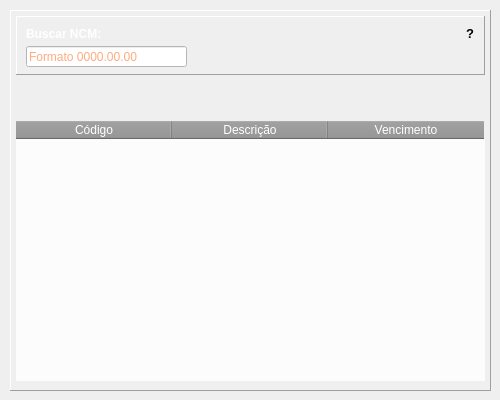
       <widget class="QWidget" name="pg_ncm">
        <widget class="QFrame" name="frame_12">
         <property name="geometry">
          <rect>
           <x>10</x>
           <y>10</y>
           <width>481</width>
           <height>381</height>
          </rect>
         </property>
         <property name="frameShape">
          <enum>QFrame::Panel</enum>
         </property>
         <property name="frameShadow">
          <enum>QFrame::Raised</enum>
         </property>
         <layout class="QVBoxLayout" name="verticalLayout_9">
          <property name="leftMargin">
           <number>5</number>
          </property>
          <property name="topMargin">
           <number>5</number>
          </property>
          <property name="rightMargin">
           <number>5</number>
          </property>
          <item>
           <widget class="QFrame" name="frame_13">
            <property name="frameShape">
             <enum>QFrame::Panel</enum>
            </property>
            <property name="frameShadow">
             <enum>QFrame::Raised</enum>
            </property>
            <widget class="QLineEdit" name="txt_ncm">
             <property name="geometry">
              <rect>
               <x>10</x>
               <y>30</y>
               <width>161</width>
               <height>21</height>
              </rect>
             </property>
             <property name="styleSheet">
              <string notr="true">background-color: rgb(255, 255, 255);
color: rgb(255, 85, 0);
font: 700 9pt &quot;Segoe UI&quot;;</string>
             </property>
             <property name="alignment">
              <set>Qt::AlignLeading|Qt::AlignLeft|Qt::AlignVCenter</set>
             </property>
             <property name="placeholderText">
              <string>Formato 0000.00.00</string>
             </property>
            </widget>
            <widget class="QLabel" name="label_3">
             <property name="geometry">
              <rect>
               <x>10</x>
               <y>10</y>
               <width>81</width>
               <height>16</height>
              </rect>
             </property>
             <property name="text">
              <string>&lt;html&gt;&lt;head/&gt;&lt;body&gt;&lt;p&gt;&lt;span style=&quot; font-weight:700; color:#ffffff;&quot;&gt;Buscar NCM:&lt;/span&gt;&lt;/p&gt;&lt;/body&gt;&lt;/html&gt;</string>
             </property>
            </widget>
            <widget class="QLabel" name="tooltip_ncm">
             <property name="geometry">
              <rect>
               <x>450</x>
               <y>10</y>
               <width>16</width>
               <height>16</height>
              </rect>
             </property>
             <property name="toolTip">
              <string>&lt;html&gt;&lt;head/&gt;&lt;body&gt;&lt;p&gt;&lt;span style=&quot; font-size:7pt;&quot;&gt;Digite o &lt;/span&gt;&lt;span style=&quot; font-size:7pt; font-weight:700;&quot;&gt;NCM &lt;/span&gt;&lt;span style=&quot; font-size:7pt;&quot;&gt;no formato desejado no entry.&lt;/span&gt;&lt;/p&gt;&lt;p&gt;&lt;span style=&quot; font-size:7pt;&quot;&gt;Clique no botão salvar para salvar todos os &lt;/span&gt;&lt;span style=&quot; font-size:7pt; font-weight:700;&quot;&gt;NCM&lt;/span&gt;&lt;/p&gt;&lt;p&gt;&lt;span style=&quot; font-size:7pt;&quot;&gt;em formato &lt;/span&gt;&lt;span style=&quot; font-size:7pt; font-weight:700;&quot;&gt;.csv&lt;/span&gt;&lt;span style=&quot; font-size:7pt;&quot;&gt;.&lt;/span&gt;&lt;/p&gt;&lt;/body&gt;&lt;/html&gt;</string>
             </property>
             <property name="text">
              <string>&lt;html&gt;&lt;head/&gt;&lt;body&gt;&lt;p&gt;&lt;span style=&quot; font-size:10pt; font-weight:700;&quot;&gt;?&lt;/span&gt;&lt;/p&gt;&lt;/body&gt;&lt;/html&gt;</string>
             </property>
            </widget>
           </widget>
          </item>
          <item>
           <widget class="QFrame" name="frame_14">
            <property name="minimumSize">
             <size>
              <width>0</width>
              <height>300</height>
             </size>
            </property>
            <property name="frameShape">
             <enum>QFrame::NoFrame</enum>
            </property>
            <property name="frameShadow">
             <enum>QFrame::Raised</enum>
            </property>
            <widget class="QTableWidget" name="tableWidget_ncm">
             <property name="geometry">
              <rect>
               <x>0</x>
               <y>40</y>
               <width>471</width>
               <height>261</height>
              </rect>
             </property>
             <property name="styleSheet">
              <string notr="true">QHeaderView::section{
background-color:rgb(148,148,148);
	color:rgb(255,255,255);
	font: 10pt &quot;MS Shell Dlg 2&quot;;
}

QTableWidget{
	background-color:rgb(252,252,252);
}</string>
             </property>
             <property name="frameShape">
              <enum>QFrame::NoFrame</enum>
             </property>
             <attribute name="horizontalHeaderMinimumSectionSize">
              <number>24</number>
             </attribute>
             <attribute name="horizontalHeaderDefaultSectionSize">
              <number>156</number>
             </attribute>
             <attribute name="verticalHeaderVisible">
              <bool>false</bool>
             </attribute>
             <attribute name="verticalHeaderDefaultSectionSize">
              <number>24</number>
             </attribute>
             <column>
              <property name="text">
               <string>Código</string>
              </property>
             </column>
             <column>
              <property name="text">
               <string>Descrição</string>
              </property>
             </column>
             <column>
              <property name="text">
               <string>Vencimento</string>
              </property>
             </column>
            </widget>
            <widget class="QPushButton" name="bt_salvar_ncm">
             <property name="geometry">
              <rect>
               <x>420</x>
               <y>3</y>
               <width>51</width>
               <height>31</height>
              </rect>
             </property>
             <property name="toolTip">
              <string>&lt;html&gt;&lt;head/&gt;&lt;body&gt;&lt;p&gt;&lt;span style=&quot; font-size:7pt;&quot;&gt;Salvar .csv&lt;/span&gt;&lt;/p&gt;&lt;/body&gt;&lt;/html&gt;</string>
             </property>
             <property name="styleSheet">
              <string notr="true">QPushButton{
	border:none;
	color: rgb(255, 255, 255);
}

QPushButton:hover{
	
	color: rgb(255, 255, 255);
	background-color:rgb(49,147,0)
}</string>
             </property>
             <property name="text">
              <string/>
             </property>
             <property name="icon">
              <iconset resource="icons_.qrc">
               <normaloff>:/icons/image/salvar.png</normaloff>:/icons/image/salvar.png</iconset>
             </property>
             <property name="iconSize">
              <size>
               <width>25</width>
               <height>25</height>
              </size>
             </property>
            </widget>
           </widget>
          </item>
         </layout>
        </widget>
       </widget>
